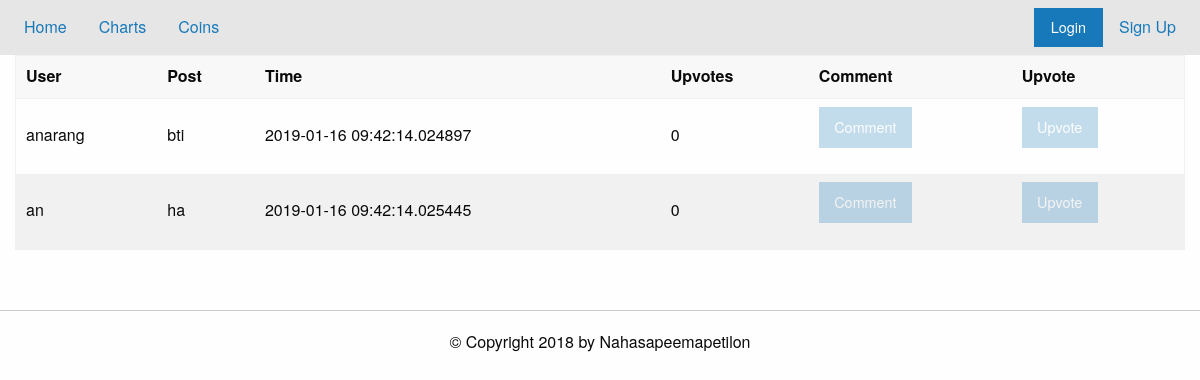
/thread?id=1, run on the app's committed database.
### tables this page shows
CREATE TABLE t1 (postID INT PRIMARY KEY,post TEXT,user TEXT,time TEXT,upvote INT,whoVote TEXT);

### app.py (the view, shortened to what this page needs)
@app.route("/thread", methods=['POST','GET'])
def load_thread():
    if request.method=="GET":
        threadID = request.args.get('id')#or perhaps name?
        print(threadID)
        db = sqlite3.connect('./data/base.db')
        c = db.cursor()
        try:
            posts = dbEditor.viewThread(c, threadID)
            db.close()
            return render_template('thread.html', notLoggedIn=noUser(), posts=posts, threadname=posts[0][1], threadID=threadID)
        except:
            flash("Thread not Found")
            return redirect('/')

### app.py (called while the page is built)
def noUser():
    return 'username' not in session.keys()

### util/dbEditor.py (called while the page is built)
def viewThread(cursor,threadID):
    v = "SELECT user,post,time,postID,upvote,whoVote FROM t" + str(threadID) + ";" # not the people who upvote
    val = list(cursor.execute(v))
    return val

### templates/thread.html (shortened to what this page needs)
{% extends "forum.html" %}
{% block content %}
<div class="grid-container">
{% set msgs = get_flashed_messages() %}
  <div class="table-scroll">
<table class="hover">
  <thead><tr>
      <th> User </th><th> Post </th><th> Time </th><th> Upvotes </th>
      <th> Comment</th><th> Upvote</th>
  </tr></thead>
  <tbody>
    {% for post in posts %}
    <tr>
      <td id="{{post[3]}}">{{post[0]}}</td><td>{{post[1]}}</td>
      <td>{{post[2]}}</td><td>{{post[4]}}</td>
      <td>
	<button class="button" data-open="addPost{{post[3]}}" {% if notLoggedIn %} disabled {% endif %}> Comment</button>
      </td>
      <td><form action="#" method="POST">
	  <button class="button" value="{{post[3]}},{{threadID}}" name="upvote" {% if notLoggedIn %} disabled {% endif %}>Upvote</button>
      </form></td>
    </tr>
    {% endfor %}
  </tbody>
</table>
</div>
</div>
{% endblock %}

### data on the page
t1: user "anarang", post "bti", time "2019-01-16 09:42:14.024897", upvote "0", {{ post[3] }} 1 (drawn)
t1: user "an", post "ha", time "2019-01-16 09:42:14.025445", upvote "0", {{ post[3] }} 2 (drawn)
